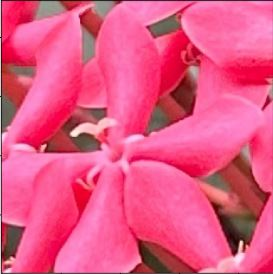
#> input picture Laboratory-Activity-1/flower.jpg, 273 x 274 px, found by its file name
$ jupyter execute Lab_Act_1_OpenCV_Colab.ipynb
#> lines starting #> are read from the running program, lines starting #| are printed output that depends on the picture
<a href="https://colab.research.google.com/github/Austine-Antoni/CpE0332.1-1-Elective-3/blob/main/Lab_Act_1_OpenCV_Colab.ipynb" target="_parent"></a>

Group 1

ANTONI, ATENCIA, BAUYON, JAO, LEONARDO

Acquire an image

[cell 1]
from google.colab import drive
import cv2
from google.colab.patches import cv2_imshow

#Acquire the image
img = cv2.imread('/content/drive/MyDrive/Elec Lab/flower.jpg')
#> img is the input picture: shape (274, 273, 3); mean B, G, R 133.4, 86.6, 228.6

Rotate an image by 30 degrees

[cell 2]
#Rotate the image by 30 degrees
#Get image dimensions
(h, w) = img.shape[:2]
#> h = 274; w = 273
(centerX, centerY) = (w // 2, h // 2)
#> centerX = 136; centerY = 137

#Define the rotation matrix
angle = 30  #angle in degrees
scale = 1.0  #scale factor
rotation_matrix = cv2.getRotationMatrix2D((centerX, centerY), angle, scale)

#This function rotates the image by 30 degrees
rotated_image = cv2.warpAffine(img, rotation_matrix, (w, h))
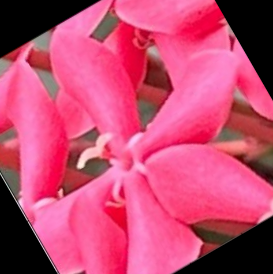
#> rotated_image: shape (274, 273, 3); mean B, G, R 113.1, 73.1, 194.8

Flip an image horizontally

[cell 3]
#Flip the image horizontally
flipped_img = cv2.flip(rotated_image, 1)
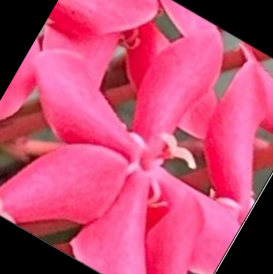
#> flipped_img: shape (274, 273, 3); mean B, G, R 113.1, 73.1, 194.8
